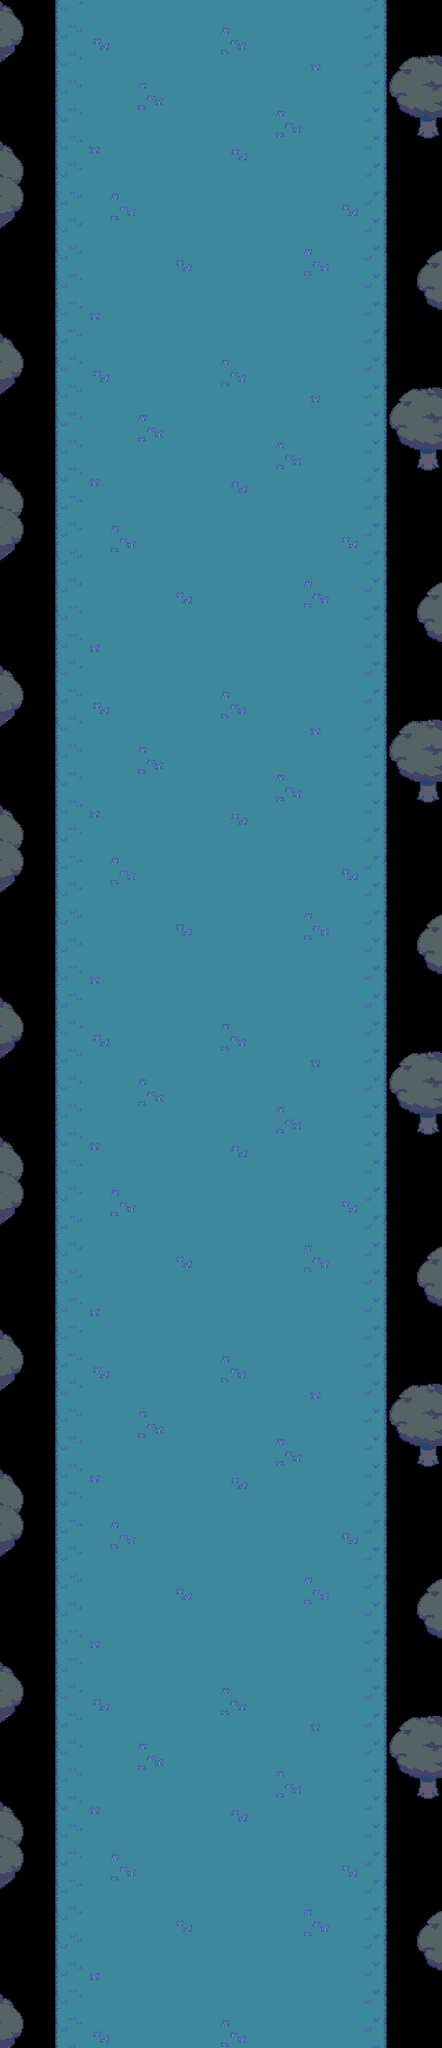

This game map was drawn from its Tiled (.tmx) file and the tilesets committed beside it. A one-line description and the full map source follow:
An orthogonal 16x74 tile map with 40x40 px tiles, 1 tile layer (Tile Layer 1) and 7 objects (script, marcy_marker, noelle_marker, variant_marker).

<map version="1.10" tiledversion="1.11.2" orientation="orthogonal" renderorder="right-down" width="16" height="74" tilewidth="40" tileheight="40" infinite="0" nextlayerid="5" nextobjectid="12">
 <editorsettings>
  <export target="data.lua" format="lua" />
 </editorsettings>
 <tileset firstgid="1" source="../../../tilesets/hometown.tsx" />
 <layer id="1" name="Tile Layer 1" width="16" height="74">
  <data encoding="csv">
91,0,59,60,60,60,60,60,60,60,60,60,60,61,0,0,
102,0,59,41,60,60,60,60,39,60,60,60,60,61,0,0,
113,0,59,60,60,60,60,60,60,60,60,40,60,61,89,90,
0,0,59,60,60,39,60,60,60,60,60,60,60,61,100,101,
0,0,59,60,60,60,60,60,60,60,39,60,60,61,111,112,
84,0,59,40,60,60,60,60,41,60,60,60,60,61,0,0,
95,0,59,60,60,60,60,60,60,60,60,60,60,61,0,0,
106,0,59,60,39,60,60,60,60,60,60,60,41,61,0,0,
117,0,59,60,60,60,60,60,60,60,60,60,60,61,0,0,
0,0,59,60,60,60,41,60,60,60,60,39,60,61,0,89,
0,0,59,60,60,60,60,60,60,60,60,60,60,61,0,100,
0,0,59,40,60,60,60,60,60,60,60,60,60,61,0,111,
91,0,59,60,60,60,60,60,60,60,60,60,60,61,0,0,
102,0,59,41,60,60,60,60,39,60,60,60,60,61,0,0,
113,0,59,60,60,60,60,60,60,60,60,40,60,61,89,90,
0,0,59,60,60,39,60,60,60,60,60,60,60,61,100,101,
0,0,59,60,60,60,60,60,60,60,39,60,60,61,111,112,
84,0,59,40,60,60,60,60,41,60,60,60,60,61,0,0,
95,0,59,60,60,60,60,60,60,60,60,60,60,61,0,0,
106,0,59,60,39,60,60,60,60,60,60,60,41,61,0,0,
117,0,59,60,60,60,60,60,60,60,60,60,60,61,0,0,
0,0,59,60,60,60,41,60,60,60,60,39,60,61,0,89,
0,0,59,60,60,60,60,60,60,60,60,60,60,61,0,100,
0,0,59,40,60,60,60,60,60,60,60,60,60,61,0,111,
91,0,59,60,60,60,60,60,60,60,60,60,60,61,0,0,
102,0,59,41,60,60,60,60,39,60,60,60,60,61,0,0,
113,0,59,60,60,60,60,60,60,60,60,40,60,61,89,90,
0,0,59,60,60,39,60,60,60,60,60,60,60,61,100,101,
0,0,59,60,60,60,60,60,60,60,39,60,60,61,111,112,
84,0,59,40,60,60,60,60,41,60,60,60,60,61,0,0,
95,0,59,60,60,60,60,60,60,60,60,60,60,61,0,0,
106,0,59,60,39,60,60,60,60,60,60,60,41,61,0,0,
117,0,59,60,60,60,60,60,60,60,60,60,60,61,0,0,
0,0,59,60,60,60,41,60,60,60,60,39,60,61,0,89,
0,0,59,60,60,60,60,60,60,60,60,60,60,61,0,100,
0,0,59,40,60,60,60,60,60,60,60,60,60,61,0,111,
91,0,59,60,60,60,60,60,60,60,60,60,60,61,0,0,
102,0,59,41,60,60,60,60,39,60,60,60,60,61,0,0,
113,0,59,60,60,60,60,60,60,60,60,40,60,61,89,90,
0,0,59,60,60,39,60,60,60,60,60,60,60,61,100,101,
0,0,59,60,60,60,60,60,60,60,39,60,60,61,111,112,
84,0,59,40,60,60,60,60,41,60,60,60,60,61,0,0,
95,0,59,60,60,60,60,60,60,60,60,60,60,61,0,0,
106,0,59,60,39,60,60,60,60,60,60,60,41,61,0,0,
117,0,59,60,60,60,60,60,60,60,60,60,60,61,0,0,
0,0,59,60,60,60,41,60,60,60,60,39,60,61,0,89,
0,0,59,60,60,60,60,60,60,60,60,60,60,61,0,100,
0,0,59,40,60,60,60,60,60,60,60,60,60,61,0,111,
91,0,59,60,60,60,60,60,60,60,60,60,60,61,0,0,
102,0,59,41,60,60,60,60,39,60,60,60,60,61,0,0,
113,0,59,60,60,60,60,60,60,60,60,40,60,61,89,90,
0,0,59,60,60,39,60,60,60,60,60,60,60,61,100,101,
0,0,59,60,60,60,60,60,60,60,39,60,60,61,111,112,
84,0,59,40,60,60,60,60,41,60,60,60,60,61,0,0,
95,0,59,60,60,60,60,60,60,60,60,60,60,61,0,0,
106,0,59,60,39,60,60,60,60,60,60,60,41,61,0,0,
117,0,59,60,60,60,60,60,60,60,60,60,60,61,0,0,
0,0,59,60,60,60,41,60,60,60,60,39,60,61,0,89,
0,0,59,60,60,60,60,60,60,60,60,60,60,61,0,100,
0,0,59,40,60,60,60,60,60,60,60,60,60,61,0,111,
91,0,59,60,60,60,60,60,60,60,60,60,60,61,0,0,
102,0,59,41,60,60,60,60,39,60,60,60,60,61,0,0,
113,0,59,60,60,60,60,60,60,60,60,40,60,61,89,90,
0,0,59,60,60,39,60,60,60,60,60,60,60,61,100,101,
0,0,59,60,60,60,60,60,60,60,39,60,60,61,111,112,
84,0,59,40,60,60,60,60,41,60,60,60,60,61,0,0,
95,0,59,60,60,60,60,60,60,60,60,60,60,61,0,0,
106,0,59,60,39,60,60,60,60,60,60,60,41,61,0,0,
117,0,59,60,60,60,60,60,60,60,60,60,60,61,0,0,
0,0,59,60,60,60,41,60,60,60,60,39,60,61,0,89,
0,0,59,60,60,60,60,60,60,60,60,60,60,61,0,100,
0,0,59,40,60,60,60,60,60,60,60,60,60,61,0,111,
91,0,59,60,60,60,60,60,60,60,60,60,60,61,0,0,
102,0,59,41,60,60,60,60,39,60,60,60,60,61,0,0
</data>
 </layer>
 <objectgroup id="3" name="objects">
  <object id="10" name="script" x="80" y="160" width="480" height="40">
   <properties>
    <property name="cutscene" value="flashback.end_chase" />
   </properties>
  </object>
 </objectgroup>
 <objectgroup id="4" name="markers">
  <object id="4" name="marcy_marker" x="320" y="3080">
   <point />
  </object>
  <object id="6" name="noelle_marker" x="160" y="3120">
   <point />
  </object>
  <object id="7" name="variant_marker" x="480" y="3120">
   <point />
  </object>
 </objectgroup>
 <objectgroup id="2" name="collision">
  <object id="1" x="0" y="0" width="80" height="2960" />
  <object id="2" x="560" y="0" width="80" height="2960" />
  <object id="9" x="0" y="2960" width="640" height="40" />
 </objectgroup>
</map>
